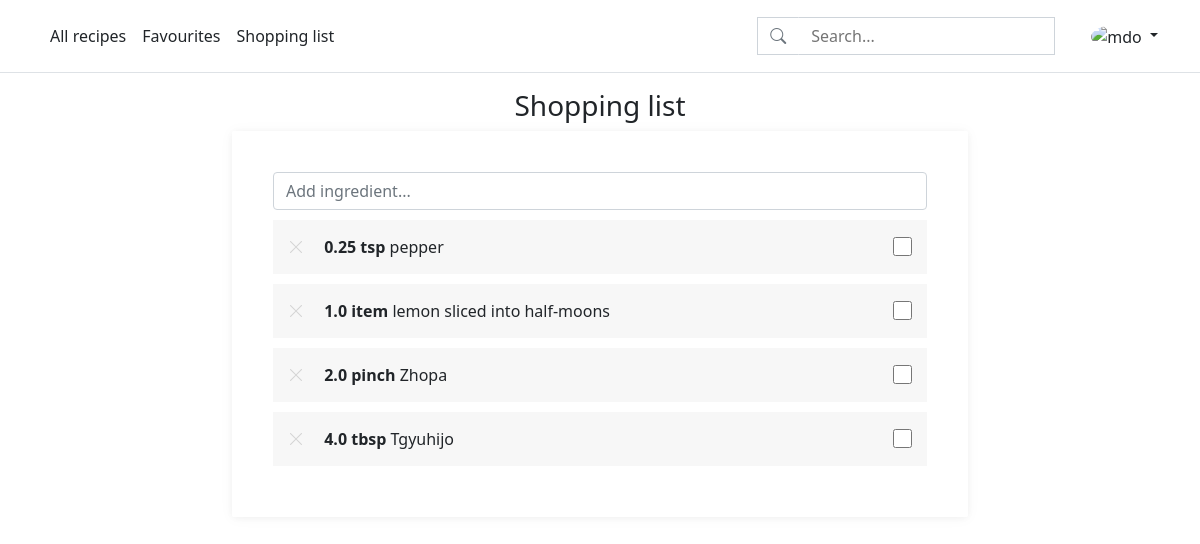
The app's page /shopping_list/ (signed in) with its own data.
### main/models.py (models this page shows)
class ShoppingListElement(models.Model):
    shopping_list = models.ForeignKey(ShoppingList, on_delete=models.CASCADE)
    ingredient = models.ForeignKey(Ingredient, on_delete=models.PROTECT)
    quantity = models.FloatField()
    unit = models.ForeignKey(Unit, on_delete=models.PROTECT)
    completed = models.BooleanField(default=False)

class Unit(models.Model):
    name = models.CharField(max_length=256)
    def __str__(self):
        return self.name

class Ingredient(models.Model):
    name = models.CharField(max_length=256)
    def __str__(self):
        return self.name

### main/views.py (the view)
# urls.py: path('shopping_list/', ShoppingListView.as_view(), name='shopping_list'),
class ShoppingListView(ListView):
    model = IngredientInRecipe
    template_name = 'main/shopping_list.html'
    def get_context_data(self, **kwargs):
        kwargs['shopping_list'] = self.request.user.shopping_list
        return super(ShoppingListView, self).get_context_data(**kwargs)

### templates/main/shopping_list.html (shortened to what this page needs)
{% extends 'base.html' %}
{% load static %}
{% block body %}
    <h3 align="center">Shopping list</h3>
    <div class="container">
        <div class="row">
            <div class="col-2"></div>
            <div class="col-8">
                <div class="card card-white">
                    <div class="card-body">
                        <form  method="post" action="javascript:void(0);">
                            <input type="text" class="form-control add-ingredient" placeholder="Add ingredient..." data-action="{% url 'shopping_list_element_list' %}">
                        </form>
                        <div class="todo-list">
                            {% for element in user.shopping_list.shoppinglistelement_set.all%}
                                <div class="todo-item {% if element.completed %} complete {% endif %}" data-element-id="{{ element.id }}" data-action="{% url 'shopping_list_element_detail' element.id %}">
                                    <div class="alignment">
                                        <a href="javascript:void(0);" class="float-right remove-todo-item"><i class="bi bi-x-lg"></i></a>
                                        <span><strong>{{ element.quantity }} {{ element.unit }}</strong> {{ element.ingredient }}</span>
                                    </div>
                                    <div class="checker"><span class=""><input {% if element.completed %} checked {% endif %} type="checkbox"></span></div>
                                </div>
                            {% endfor %}
                        </div>
                    </div>
                </div>
            </div>
            <div class="col-2"></div>
        </div>
    </div>
{% endblock %}

### templates/base.html (shortened to what this page needs)
<!doctype html>
<html lang="en">
<head>
    <link href="https://cdn.jsdelivr.net/npm/bootstrap@5.1.3/dist/css/bootstrap.min.css" rel="stylesheet">
    <link rel="stylesheet" href="https://cdnjs.cloudflare.com/ajax/libs/bootstrap-icons/1.7.1/font/bootstrap-icons.min.css" />
</head>
<body>
<header class="p-3 mb-3 border-bottom">
    <div class="container">
        <div class="d-flex flex-wrap align-items-center justify-content-center justify-content-lg-start">
            <ul class="nav col-12 col-lg-auto me-lg-auto mb-2 justify-content-center mb-md-0">
                <li><a href="{% url 'recipe_list' %}" class="nav-link px-2 link-dark">All recipes</a></li>
                <li><a href="{% url 'favourite_recipes' %}" class="nav-link px-2 link-dark">Favourites</a></li>
                <li><a href="{% url 'shopping_list' %}" class="nav-link px-2 link-dark" data-toggle='tooltip' title='Shopping list'>Shopping list</a></li>
            </ul>
            {% if not hide_header_search %}
                <form class="col-12 col-lg-auto mb-3 mb-lg-0 me-lg-3" method="get" action="{% url 'recipe_list' %}">
                    <div class="input-group">
                        <div class="input-group-prepend">
                            <button type="submit" class="btn search-btn"><i class="bi bi-search"></i></button>
                        </div>
                        <input type="search" name="name" class="front-control search-input" placeholder="Search..." aria-label="Search">
                    </div>
                </form>
            {% endif %}
            <div class="dropdown text-end">
                <a href="#" class="d-block link-dark text-decoration-none dropdown-toggle" id="dropdownUser1" data-bs-toggle="dropdown" aria-expanded="false">
                    <img src="https://github.com/mdo.png" alt="mdo" width="32" height="32" class="rounded-circle">
                </a>
            </div>
        </div>
    </div>
</header>
{% block body %}
{% endblock %}
</body>
</html>

### templates/main/shopping_list.html (style rules this page uses)
div.todo-item { display: flex; justify-content: space-between; }
div.alignment { justify-content: flex-start; }
div.alignment span { margin-left: 1em; }
.todo-list { margin: 10px 0 }
.todo-list .todo-item { padding: 15px; margin: 10px 0; border-radius: 0; background: #f7f7f7; }
.remove-todo-item { color: lightgrey; visibility: visible; }
div.checker { width: 18px; height: 18px; align-self: center; }
div.checker input, div.checker span { width: 18px; height: 18px; }
div.checker span { display: -moz-inline-box; display: inline-block; zoom: 1; text-align: center; background-position: 0 -260px; }
div.checker, div.checker input, div.checker span { width: 19px; height: 19px; }
div.checker { position: relative; }
div.button *, div.checker, div.checker *, div.radio *, div.selector *, div.uploader * { margin: 0; padding: 0; }
div.checker { display: -moz-inline-box; display: inline-block; zoom: 1; vertical-align: middle; }
.card { padding: 25px; margin-bottom: 30px; border: initial; background: #fff; border-radius: calc(.15rem - 1px); box-shadow: 0 1px 15px rgba(0,0,0,0.04), 0 1px 6px rgba(0,0,0,0.04); }

### templates/base.html (style rules this page uses)
.search-btn { color: #6c757d; border-color: #ced4da; border-right-color: transparent; border-radius: 0rem; }
.search-input { display: block; max-width: 100%; padding: 0.375rem 0.75rem; font-size: 1rem; line-height: 1.5; color: #495057; background-color: #fff; background-clip: padding-box; border: 1px solid #ced4da; border-left-color: transparent; border-radius: 0rem; margin-right: 20px; }

### records on screen
ShoppingListElement: quantity "0.25", unit "tsp", ingredient "pepper"
ShoppingListElement: quantity "1.0", unit "item", ingredient "lemon sliced into half-moons"
ShoppingListElement: quantity "2.0", unit "pinch", ingredient "Zhopa"
ShoppingListElement: quantity "4.0", unit "tbsp", ingredient "Tgyuhijo"
